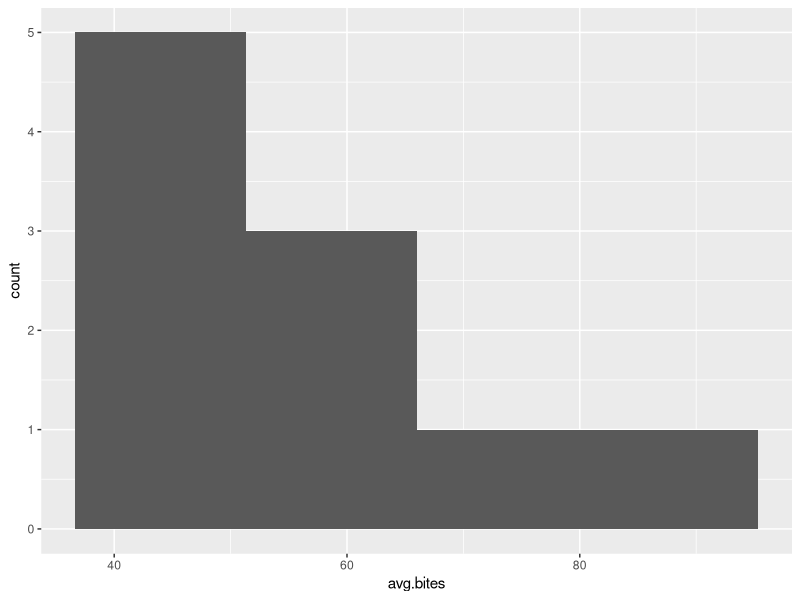
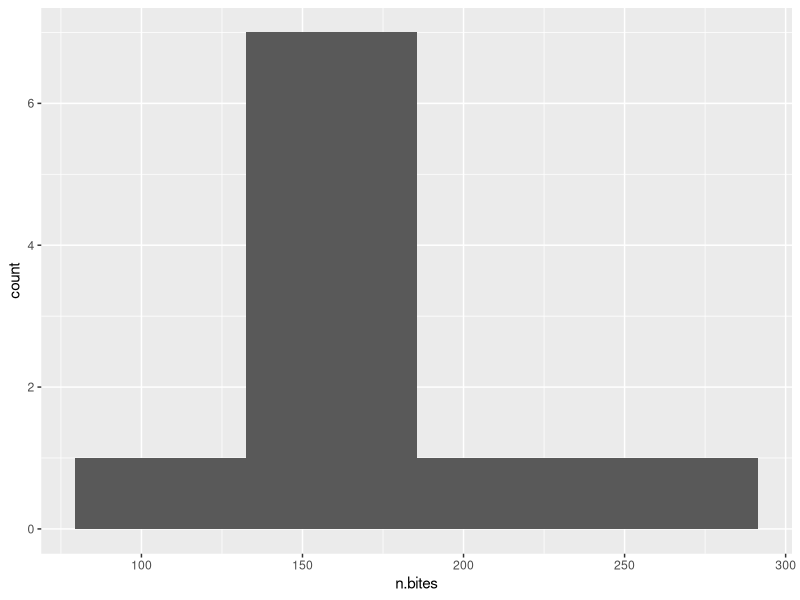
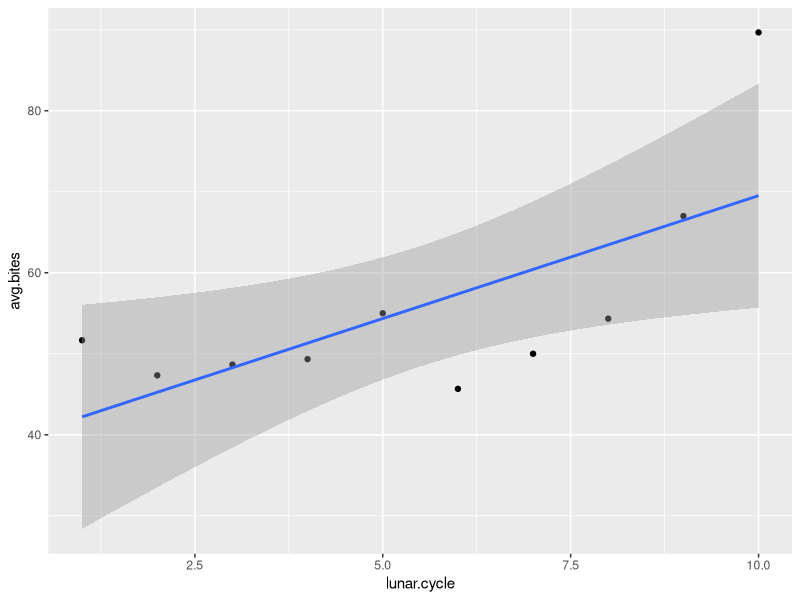

Reproduce these figures in R, in order.
## ---- chunk 1
library(MASS)
library(dplyr)
library(maxLik)   # will have to install first
library(ggplot2)
library(gridExtra) 

bites.data <- read.csv("data/bites.csv")
bites.day <- read.csv("data/bitesbyday.csv")
## ---- chunk 2
# Exploratory Data Analysis
bites.data

# Average n.bites by day for each cycle to make them comparable
bites.data <- mutate(bites.data, avg.bites=n.bites/n.days, 
                     fullmoon = ifelse(lunar.cycle==10,1,0))
with(bites.data, summary(avg.bites))
with(bites.data, summary(n.bites))
with(bites.data, by(avg.bites,fullmoon,summary))
# t.test(avg.bites~fullmoon, data=bites.data)    # produces an error -why?

ggplot(data = bites.data, aes(x = avg.bites)) + 
  geom_histogram(bins = 4)
ggplot(data = bites.data, aes(x = n.bites)) + 
  geom_histogram(bins = 4)
ggplot(data = bites.data, aes(x = lunar.cycle, y = avg.bites)) + 
  geom_point() + geom_smooth(method="lm") 

# Now try modeling as Poisson counts for each cycle.
# However, Cycle 5 contains only 2 days whereas all others have 3.  

# The simplest model (Model 1) uses only an indicator for the full moon cycle
#   plus an offset for the number of days so the counts are comparable.
fit1 <-  glm(n.bites ~ fullmoon, family=poisson, offset=log(n.days),
             data=bites.data)
summary(fit1)
exp(fit1$coef)
exp(confint(fit1))

# Alternative (Wald) confidence intervals
fit1coef <- summary(fit1)$coefficients[,1]
fit1se <- summary(fit1)$coefficients[,2]
lb <- fit1coef - qnorm(.975)*fit1se
ub <- fit1coef + qnorm(.975)*fit1se
cbind(exp(lb),exp(ub))

#Signs of lack-of-fit with Simple Model
gof <- 1-pchisq(fit1$deviance, fit1$df.residual)
gof 

# Model 2:  Linear cycle trend
fit2 <-  glm(n.bites ~ lunar.cycle, family=poisson, offset=log(n.days),
             data=bites.data)
summary(fit2)
gof <- 1-pchisq(fit2$deviance, fit2$df.residual)
gof 

# Model 3: Does full moon have effect above and beyond linear cycle trend?
fit3 <- glm(n.bites ~ lunar.cycle + fullmoon, family=poisson, 
            offset=log(n.days), data=bites.data)
summary(fit3)
exp(fit3$coef)
exp(confint(fit3))
anova(fit2, fit3, test = "Chisq")
gof <- 1-pchisq(fit3$deviance, fit3$df.residual)
gof 

# Model 4: What does this model do?
bites.data4 <- mutate(bites.data, dist = c(3,6,9,12,14.5,12,9,6,3,0))
fit2a <- glm(n.bites ~ dist, family=poisson, offset=log(n.days), data=bites.data4)
summary(fit2a)

fit4 <- glm(n.bites ~ dist + fullmoon, family=poisson, offset=log(n.days),
            data=bites.data4)
summary(fit4)
## ---- chunk 3
# Model 5: Try to replicate model from paper, using daily data I transcribed 
#          from Figure 1 and matched to period totals
bites.day <- bites.day %>%
  mutate(period = factor(period, levels = c(5,1:4,6:10)),
         period_no4 = factor(period_no4, levels = c(5, 1:3, 6:10))
)

fit5 <- glm(bites ~ period, family=poisson, data=bites.day)
summary(fit5)
exp(fit5$coef)
exp(confint(fit5))
gof <- 1-pchisq(fit5$deviance, fit5$df.residual)
gof 

fit5reduced <- glm(bites ~ period_no4, family = poisson, data = bites.day)
summary(fit5reduced)
anova(fit5reduced, fit5, test = "Chisq")

# Alternative (Wald) confidence intervals
fit5coef <- summary(fit5)$coefficients[,1]
fit5se <- summary(fit5)$coefficients[,2]
lb <- fit5coef - qnorm(.975)*fit5se
ub <- fit5coef + qnorm(.975)*fit5se
cbind(exp(lb),exp(ub))


# Might overdispersion be a factor in lack of fit?
bites.day %>%
  group_by(period) %>%
  summarise(count = n(),
            mean_bites = mean(bites),
            var_bites = var(bites))


# Adjust fit1 for overdispersion
fit5a <- glm(bites ~ period, family=quasipoisson, data=bites.day)
summary(fit5a)
exp(confint(fit5a))

fit5areduced <- glm(bites ~ period_no4, family = quasipoisson, data = bites.day)
summary(fit5areduced)
anova(fit5areduced, fit5a, test = "F")

phi <- sum(resid(fit5, type='pearson')^2) / fit5$df.residual
phi
drop.in.dev <- fit5reduced$deviance - fit5$deviance
diff.in.df <- fit5reduced$df.residual - fit5$df.residual
Fstat <- drop.in.dev / summary(fit5a)$dispersion
Fstat
1-pf(Fstat, diff.in.df, fit5$df.residual)

# Alternative (Wald) confidence intervals with QL
fit5acoef <- summary(fit5a)$coefficients[,1]
fit5ase <- summary(fit5a)$coefficients[,2]
lb <- fit5acoef - qt(.975, fit5a$df.residual)*fit5ase
ub <- fit5acoef + qt(.975, fit5a$df.residual)*fit5ase
cbind(exp(lb),exp(ub))


# Model fit1 using negative binomial
fit5b <- glm.nb(bites ~ period, data=bites.day)
summary(fit5b)
exp(confint(fit5b))

fit5breduced <- glm.nb(bites ~ period_no4, data = bites.day)
summary(fit5breduced)
anova(fit5breduced, fit5b, test = "Chisq")

# Alternative (Wald) confidence intervals with NB
fit5bcoef <- summary(fit5b)$coefficients[,1]
fit5bse <- summary(fit5b)$coefficients[,2]
lb <- fit5bcoef - qnorm(.975)*fit5bse
ub <- fit5bcoef + qnorm(.975)*fit5bse
cbind(exp(lb),exp(ub))
